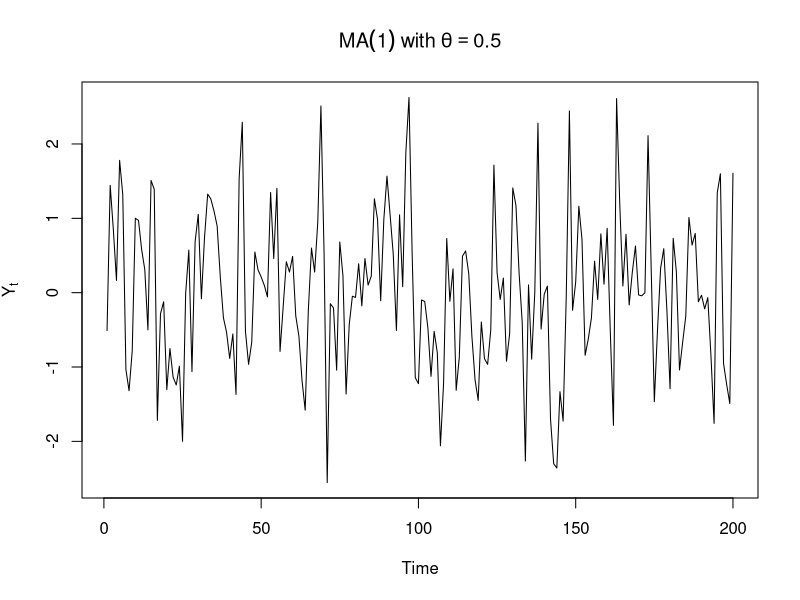
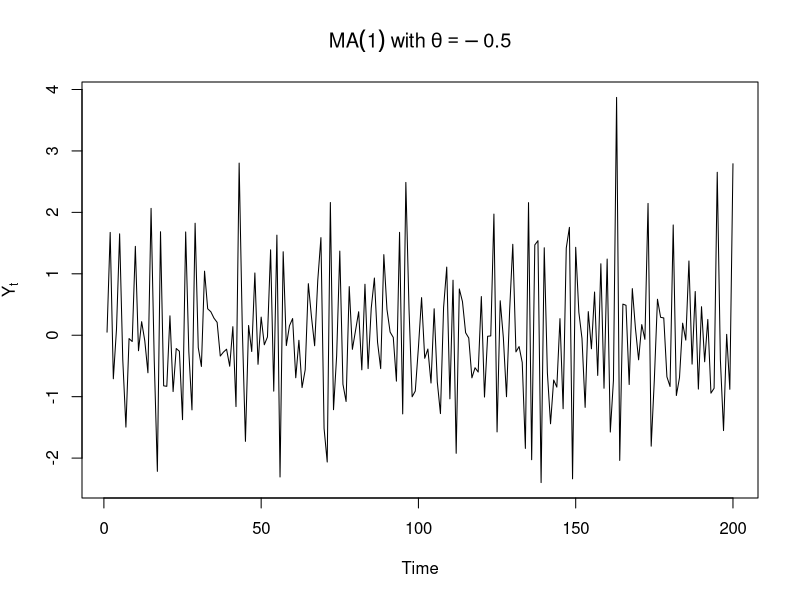
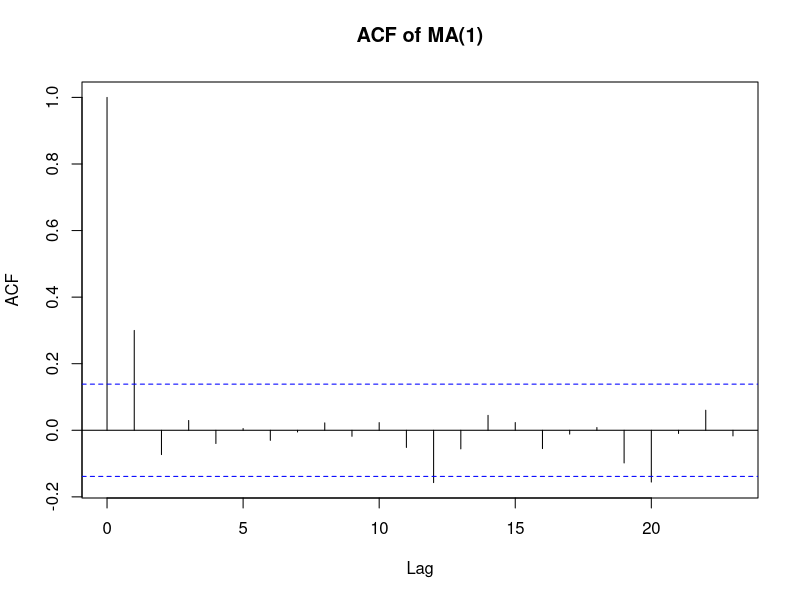
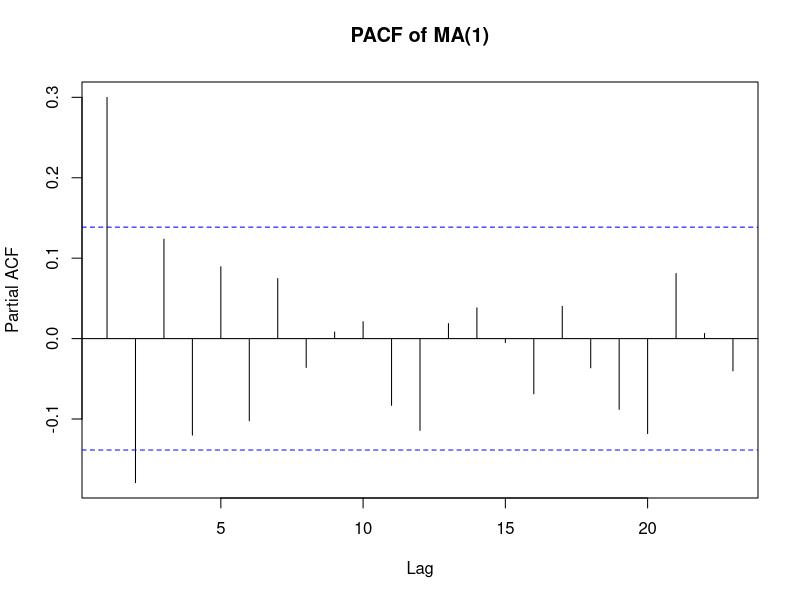
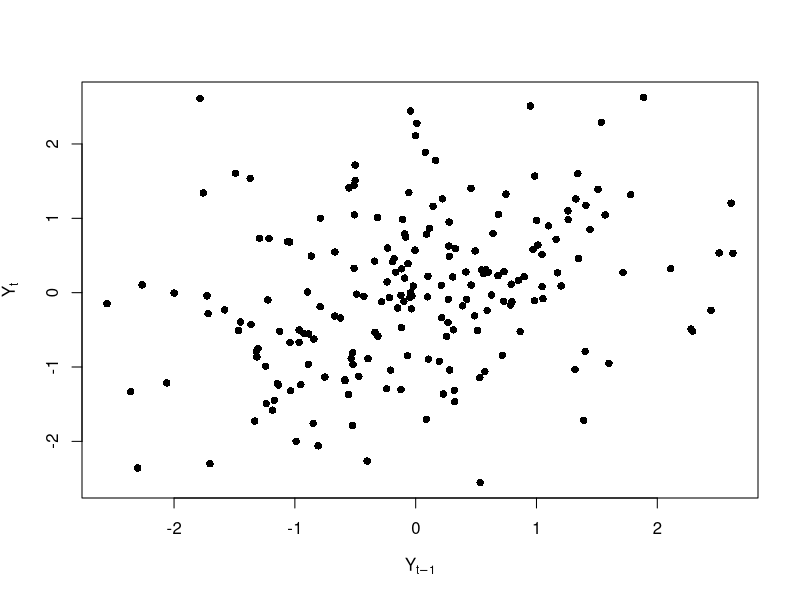
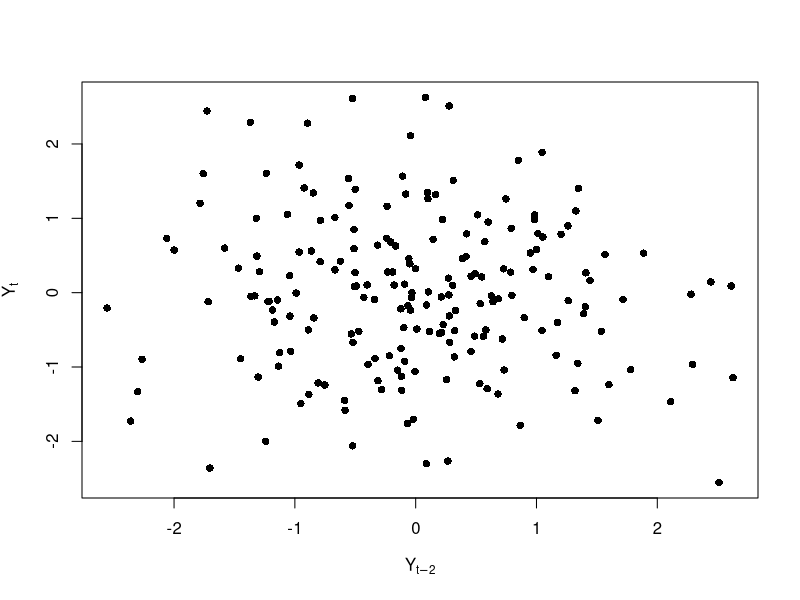
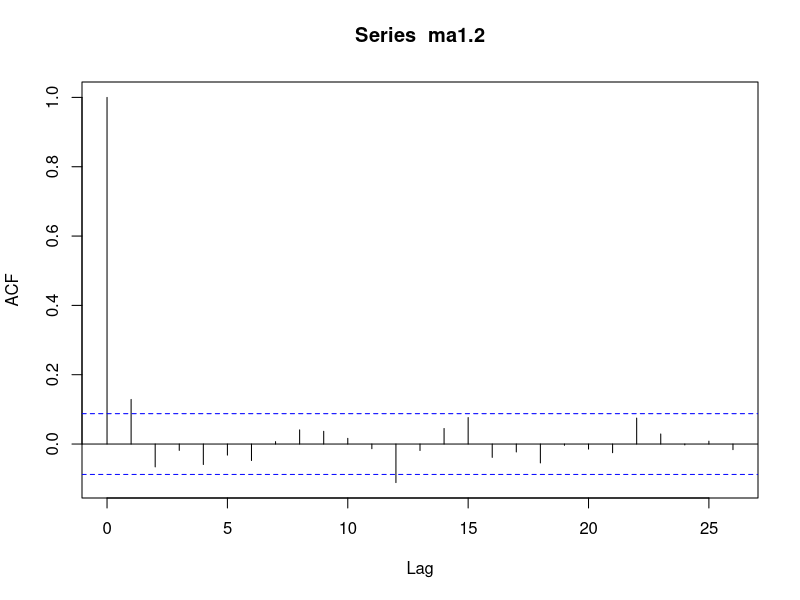

Recreate these plots in R, in order.
## ---- chunk 1
set.seed(123)

ma1 <- arima.sim(
  model=list(ma=.5),
  n=200
)

plot.ts(
  ma1,
  main=expression(MA(1)~with~theta==0.5),
  ylab=expression(Y[t])
)
## ---- chunk 2
set.seed(123)

ma1neg <- arima.sim(
  model=list(ma=-.5),
  n=200
)

plot.ts(
  ma1neg,
  main=expression(MA(1)~with~theta==-0.5),
  ylab=expression(Y[t])
)
## ---- chunk 3
acf(
  as.numeric(ma1),
  main="ACF of MA(1)"
)
## ---- chunk 4
pacf(
  as.numeric(ma1),
  main="PACF of MA(1)"
)
## ---- chunk 5
plot(
  x = ma1[-length(ma1)],
  y = ma1[-1],
  xlab = expression(Y[t-1]),
  ylab = expression(Y[t]),
  pch = 16
)
## ---- chunk 6
plot(
  x = ma1[-c(length(ma1)-1,length(ma1))],
  y = ma1[-c(1,2)],
  xlab = expression(Y[t-2]),
  ylab = expression(Y[t]),
  pch = 16
)
## ---- chunk 7
fit <- arima(
  ma1,
  order=c(0,0,1)
)

fit
## ---- chunk 8
set.seed(123)

ma1.2 <- arima.sim(
  model=list(ma=.2),
  n=500
)

acf(ma1.2)
